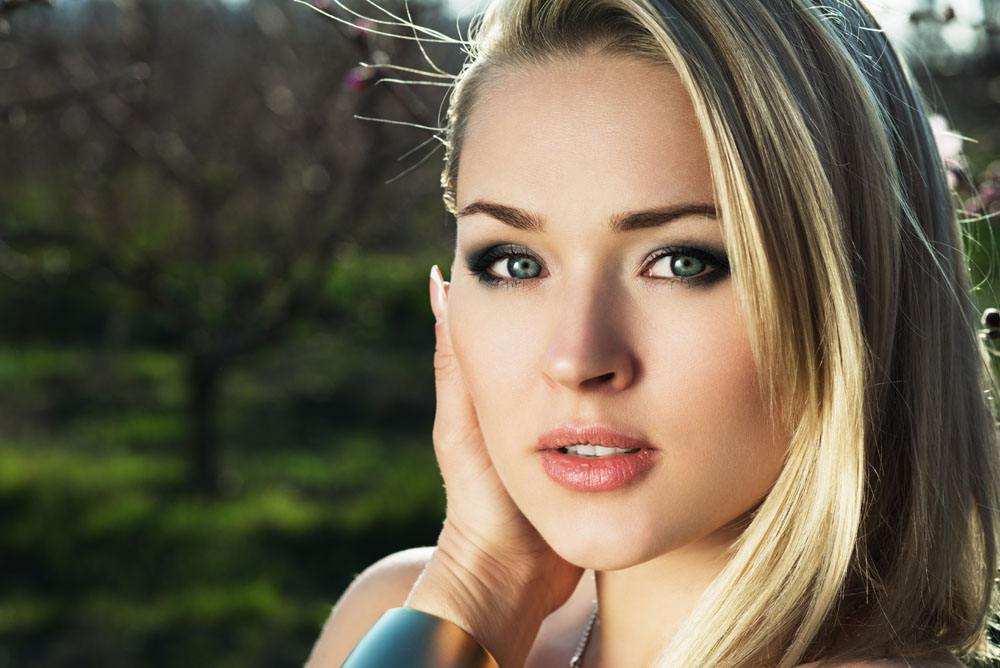
#> input picture my_computer_vision/test-face.jpg, 1000 x 668 px
$ python show_array.py test-face.jpg   (Python 2 division)   (older library calls are emulated)
#> lines starting #> are read from the running program, lines starting #| are printed output that depends on the picture
# -*- coding:utf-8 -*-
from PIL import Image
from pylab import imshow,show,axis,array,zeros
from pylab import jet
import numpy as np
import sys

# load the image file
img = Image.open(sys.argv[1])
#> img is the input picture: PIL image 1000x668 RGB; mean R, G, B 105.8, 95.6, 76.5

img=array(img)

#invert image
im2 = 255 - img
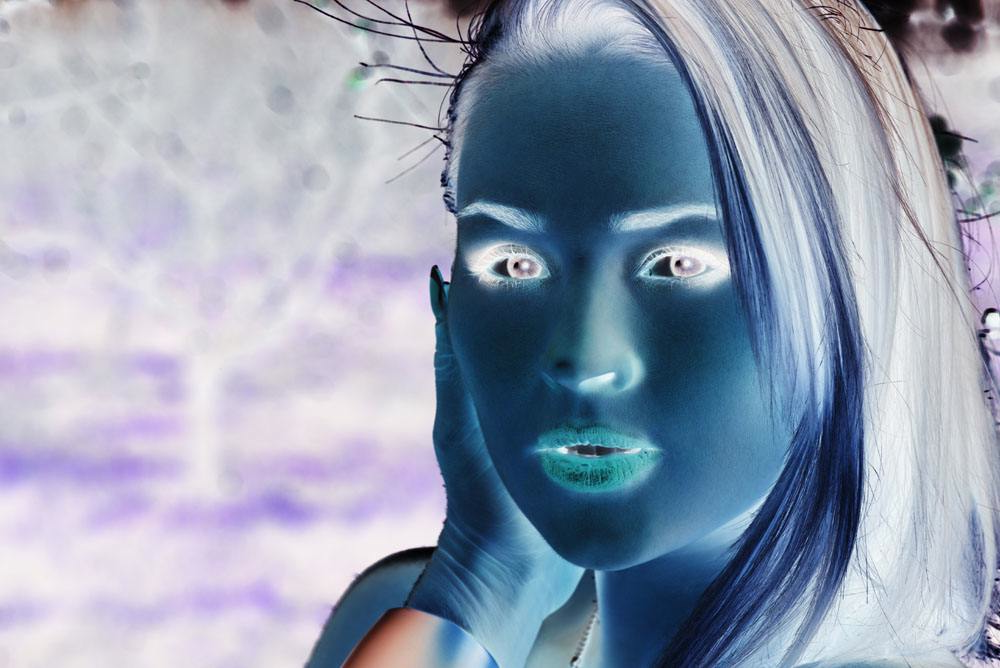
#> im2: shape (668, 1000, 3); mean R, G, B 149.2, 159.4, 178.5

im3 = zeros(im2.shape)

im3=np.zeros(shape=(100,200),dtype=np.int)
im3[15:15+10,15:15+10]=11
print im3[15:15+10,15:15+10]

imshow(im3)   # Warning,  when im3 has float type, it sometime can not be show.  You have to convert it to uinit8 type
#imshow(zeros(im2.shape)+190)

show()
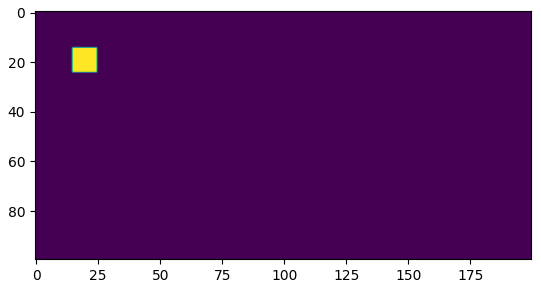
#> figure drawn by matplotlib, 1 panel


# another way
import matplotlib.pyplot as plt
array_data =np.clip(np.random.randn(5,5),0,1) #生成随机数据,5行5列,最大值1,最小值0
print type(array_data), array_data.shape, array_data.size, array_data.ndim, array_data.dtype, array_data.itemsize, array_data.strides
plt.imshow(array_data,cmap=plt.cm.gray)  #only surport shape: H,W  or H,W,3.  not for H,W,1
plt.show()
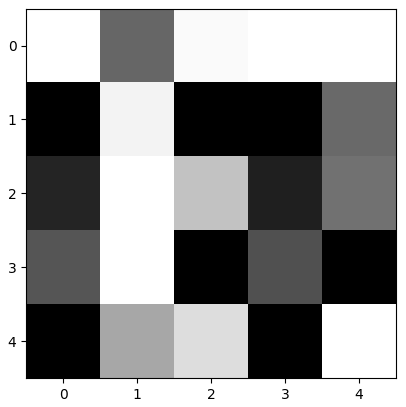
#> figure drawn by matplotlib, 1 panel
